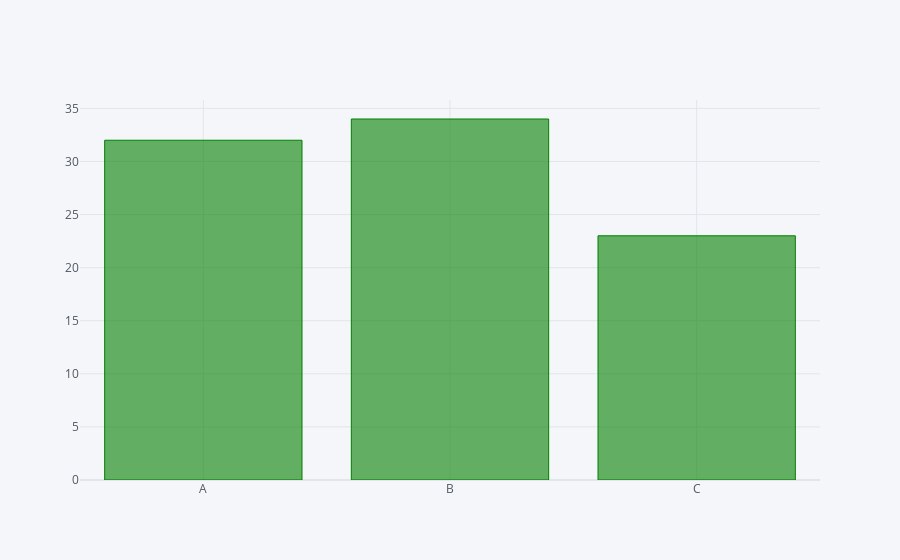

Notebook code cell kept with this figure:
### Code cell
df2.iplot(kind='bar', x='Category', y='Values', colors=['green'])

### Figure 1 — Plotly figure (JSON) as saved in the notebook; plotly's stock layout.template omitted (floating-point values rounded to 4 significant figures)
{"data": [{"marker": {"color": "rgba(0, 128, 0, 0.6)", "line": {"color": "rgba(0, 128, 0, 1.0)", "width": 1}}, "name": "Values", "orientation": "v", "text": "", "type": "bar", "x": ["A", "B", "C"], "y": [32, 34, 23]}], "layout": {"legend": {"bgcolor": "#F5F6F9", "font": {"color": "#4D5663"}}, "paper_bgcolor": "#F5F6F9", "plot_bgcolor": "#F5F6F9", "title": {"font": {"color": "#4D5663"}}, "xaxis": {"gridcolor": "#E1E5ED", "showgrid": true, "tickfont": {"color": "#4D5663"}, "title": {"font": {"color": "#4D5663"}, "text": ""}, "zerolinecolor": "#E1E5ED"}, "yaxis": {"gridcolor": "#E1E5ED", "showgrid": true, "tickfont": {"color": "#4D5663"}, "title": {"font": {"color": "#4D5663"}, "text": ""}, "zerolinecolor": "#E1E5ED"}}}
